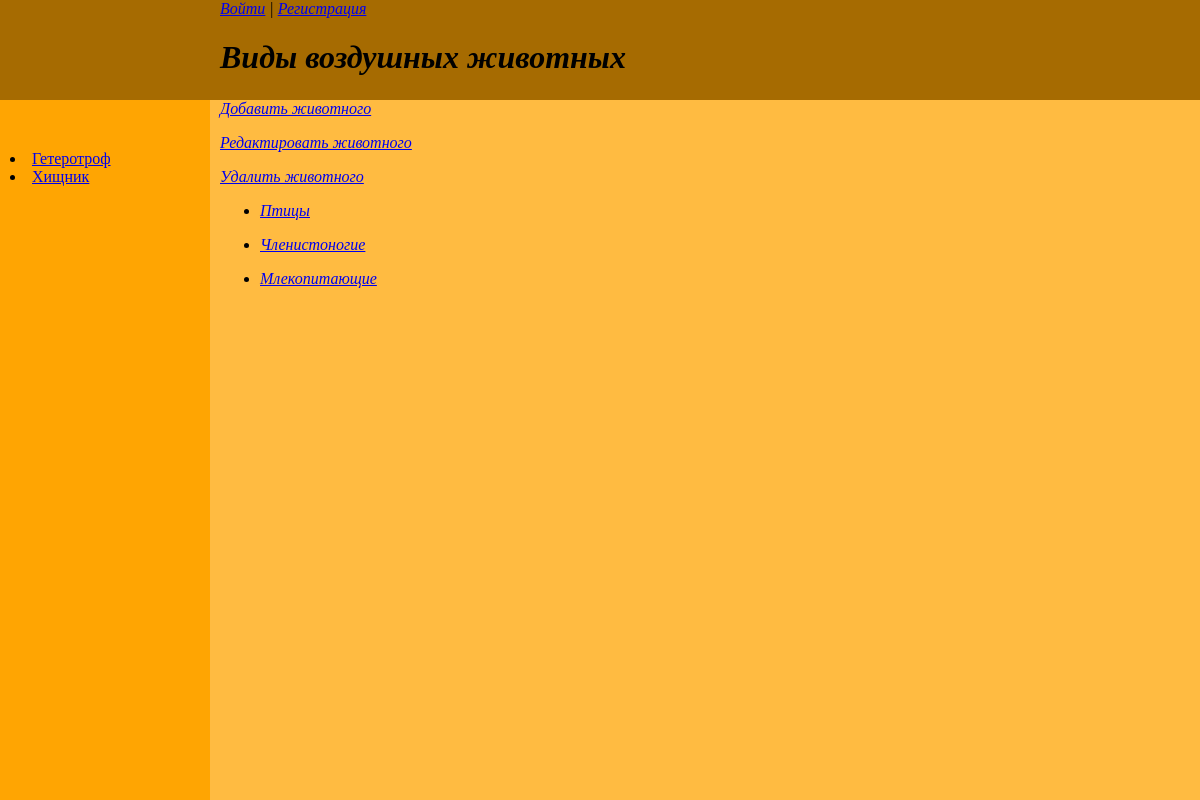
The page /air/ on the database its author committed.
### air/models.py (models this page shows, shortened)
class Air_Kinds(models.Model):
    name = models.CharField(max_length=50, db_index=True,verbose_name="Класс")
    slug = models.SlugField(max_length=100, unique=True, db_index=True)

class AirTags(models.Model):
    tag = models.CharField(max_length=100, db_index=True, verbose_name="Теги")
    slug = models.SlugField(max_length=255, unique=True, db_index=True)
    def get_absolute_url(self):
        return reverse('tag', kwargs={'air_tag_slug': self.slug})

### air/views.py (the view)
class AirHome(TemplateView):
    template_name = 'air/air.html'
    extra_context = {
        'title': 'Воздушные обитатели',
        'header': 'Виды воздушных животных',
        'data_inf': Air_Kinds.objects.all()
    }

### air/templatetags/air_tags.py (called while the page is built)
@register.inclusion_tag('air/air_list_tags.html')
def show_air_tags():
    return {"air_tags" : AirTags.objects.annotate(total=Count("tags")).filter(total__gt=0)}

### air/templates/air/air.html
{% extends 'base.html' %}
{% block load_tags %}
{% load air_tags %}
{% show_air_tags %}
{% endblock %}

### templates/base.html (shortened to what this page needs)
<!DOCTYPE html>
<html lang="en">
{% load static %}
<head>
</head>
<body>
<div class ="header">
    <nav class ="login">
    <a href="{% url 'users:login' %}">Войти</a> | <a href="{% url 'users:register' %}">Регистрация</a></p>
    </nav>
    <h1>{{header}}</h1>
</div>
<div class = "content">
    <a href="addpage/" class="button">Добавить животного</a></p>
    <a href="editpage/" class="button">Редактировать животного</a></p>
    <a href="deletepage/" class="button">Удалить животного</a>
<ul>
        {% for items in data_inf %}
        <li>
               <p><a href="{{items.slug}}/">{{items.name}}</a></p>
        </li>
        {% endfor %}
</ul>
</div>
<div class="sidebar">
{% block load_tags %} {% endblock %}
</div>
</body>
</html>

### air/templates/air/air_list_tags.html
{% for t in air_tags %}
        <li><a href="{{t.get_absolute_url}}">{{t.tag}}</a></li>
{% endfor %}

### templates/base.html (style rules this page uses)
.header { padding-left: 220px; align-items: center; font-style:italic; background: #A66B01; position:absolute; left:0px; top:0px; bottom:0; right:0; height: 100px; }
.sidebar { position:absolute; padding-top: 50px; padding-left: 10px; background: #FFA502; left:0px; top:100px; bottom:0; width: 200px; }
.content { font-style:oblique; padding-left: 20px; background: #FFBB41; position:absolute; left:200px; top:100px; bottom:0; right:0; }

### rows shown on the page
Air_Kinds: name "Птицы"
Air_Kinds: name "Членистоногие"
Air_Kinds: name "Млекопитающие"
AirTags: tag "Гетеротроф"
AirTags: tag "Хищник"

### other values the page prints
{{ header }} "Виды воздушных животных"
